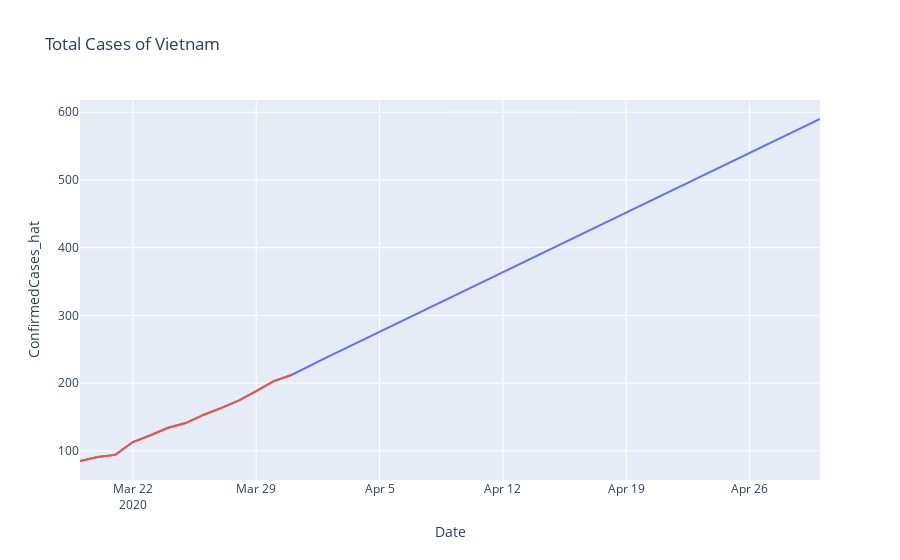

The notebook cell this image was saved under:
### Code cell
country = "Vietnam"
df_country = df_val[df_val['Country_Region'] == country].groupby(['Date','Country_Region']).sum().reset_index()
idx = df_country[((df_country['ConfirmedCases'].isnull() == False) & (df_country['ConfirmedCases'] > 0))].shape[0]
fig = px.line(df_country, x="Date", y="ConfirmedCases_hat", title='Total Cases of ' + df_country['Country_Region'].values[0])
fig.add_scatter(x=df_country['Date'][0:idx], y=df_country['ConfirmedCases'][0:idx], mode='lines', name="Actual", showlegend=False)
fig.show()

fig = px.line(df_country, x="Date", y="Fatalities_hat", title='Total Fatalities of ' + df_country['Country_Region'].values[0])
fig.add_scatter(x=df_country['Date'][0:idx], y=df_country['Fatalities'][0:idx], mode='lines', name="Actual", showlegend=False)
fig.show()

### Figure 1 — Plotly figure (JSON) as saved in the notebook; plotly's stock layout.template omitted (floating-point values rounded to 4 significant figures)
{"data": [{"hovertemplate": "Date=%{x}<br>ConfirmedCases_hat=%{y}", "showlegend": false, "legendgroup": "", "name": "", "yaxis": "y", "hoverlabel": {"namelength": 0}, "mode": "lines", "xaxis": "x", "y": [85, 91, 94, 113, 123, 134, 141, 153, 163, 174, 188, 203, 212, 225.4, 238.0, 250.6, 263.1, 275.7, 288.3, 300.8, 313.4, 326.0, 338.6, 351.1, 363.7, 376.3, 388.8, 401.4, 414.0, 426.6, 439.1, 451.7, 464.3, 476.8, 489.4, 502.0, 514.6, 527.1, 539.7, 552.3, 564.8, 577.4, 590.0], "x": ["2020-03-19T00:00:00", "2020-03-20T00:00:00", "2020-03-21T00:00:00", "2020-03-22T00:00:00", "2020-03-23T00:00:00", "2020-03-24T00:00:00", "2020-03-25T00:00:00", "2020-03-26T00:00:00", "2020-03-27T00:00:00", "2020-03-28T00:00:00", "2020-03-29T00:00:00", "2020-03-30T00:00:00", "2020-03-31T00:00:00", "2020-04-01T00:00:00", "2020-04-02T00:00:00", "2020-04-03T00:00:00", "2020-04-04T00:00:00", "2020-04-05T00:00:00", "2020-04-06T00:00:00", "2020-04-07T00:00:00", "2020-04-08T00:00:00", "2020-04-09T00:00:00", "2020-04-10T00:00:00", "2020-04-11T00:00:00", "2020-04-12T00:00:00", "2020-04-13T00:00:00", "2020-04-14T00:00:00", "2020-04-15T00:00:00", "2020-04-16T00:00:00", "2020-04-17T00:00:00", "2020-04-18T00:00:00", "2020-04-19T00:00:00", "2020-04-20T00:00:00", "2020-04-21T00:00:00", "2020-04-22T00:00:00", "2020-04-23T00:00:00", "2020-04-24T00:00:00", "2020-04-25T00:00:00", "2020-04-26T00:00:00", "2020-04-27T00:00:00", "2020-04-28T00:00:00", "2020-04-29T00:00:00", "2020-04-30T00:00:00"], "line": {"color": "#636efa", "dash": "solid"}, "type": "scatter"}, {"showlegend": false, "name": "Actual", "mode": "lines", "y": [85, 91, 94, 113, 123, 134, 141, 153, 163, 174, 188, 203, 212], "x": ["2020-03-19T00:00:00", "2020-03-20T00:00:00", "2020-03-21T00:00:00", "2020-03-22T00:00:00", "2020-03-23T00:00:00", "2020-03-24T00:00:00", "2020-03-25T00:00:00", "2020-03-26T00:00:00", "2020-03-27T00:00:00", "2020-03-28T00:00:00", "2020-03-29T00:00:00", "2020-03-30T00:00:00", "2020-03-31T00:00:00"], "type": "scatter"}], "layout": {"xaxis": {"domain": [0, 1], "anchor": "y", "title": {"text": "Date"}}, "yaxis": {"domain": [0, 1], "anchor": "x", "title": {"text": "ConfirmedCases_hat"}}, "legend": {"tracegroupgap": 0}, "title": {"text": "Total Cases of Vietnam"}}}
